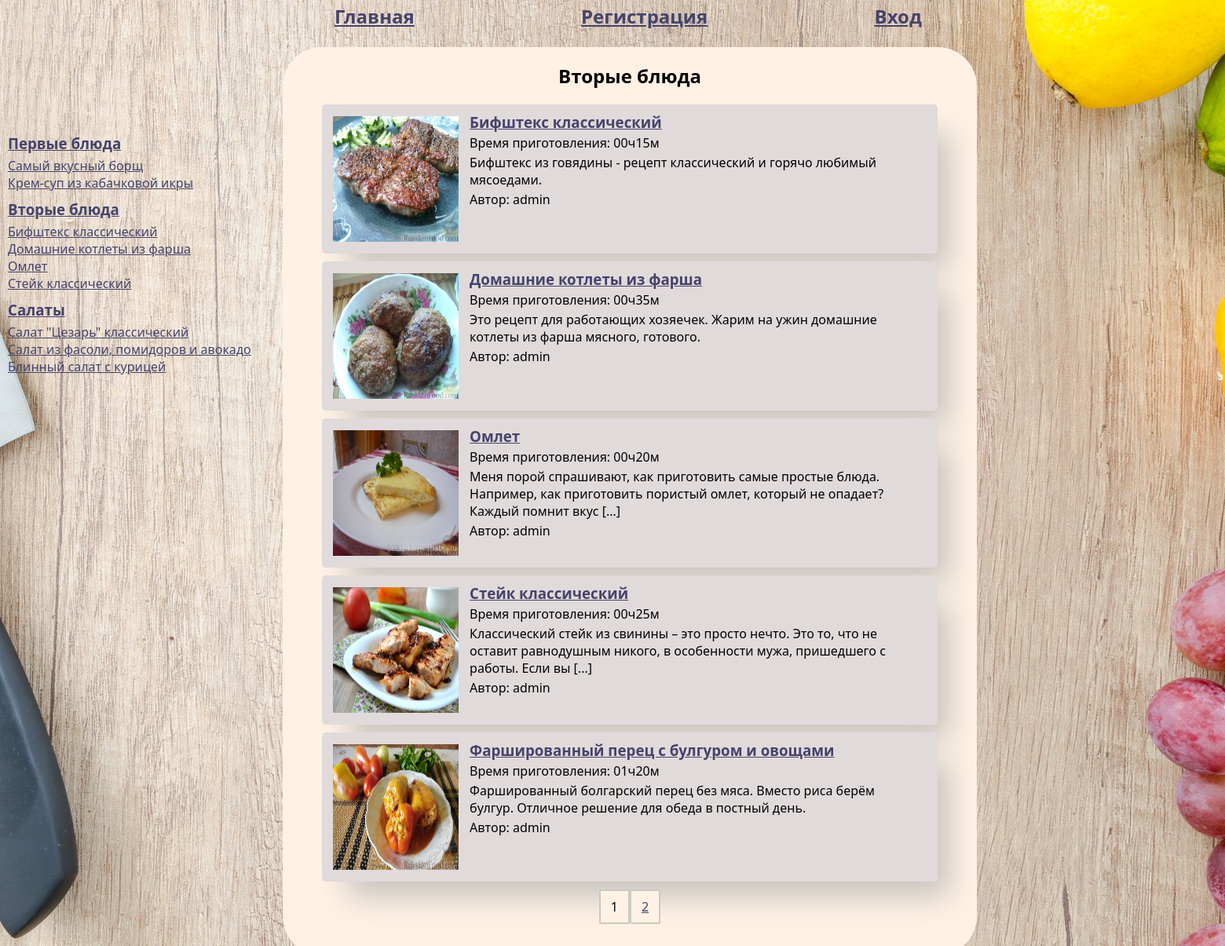
The app's page /category/2/ with its own data.
### recipe_website/models.py (models this page shows, shortened)
class Categories(models.Model):
    categories_name = models.CharField(max_length=100, unique=True)

class Recipes(models.Model):
    name_recept = models.CharField(max_length=100)
    description = models.CharField(max_length=500)
    ingredients = models.TextField(help_text='После каждого ингредиента ставьте ";" для разделения')
    cooking_steps = models.TextField(help_text='После каждого шага ставьте ";" для разделения')
    cooking_time = models.TimeField(help_text='Формат "чч:мм"')
    image = models.ImageField(upload_to='recipe_website')
    user = models.ForeignKey(User, on_delete=models.CASCADE)
    def get_description(self):
        return shorten(self.description, width=150)
    def get_time_str(self):
        return self.cooking_time.strftime('%H:%M').replace(':', 'ч') + 'м'

class Summary(models.Model):
    categories = models.ForeignKey(Categories, on_delete=models.DO_NOTHING, related_name='categories')
    recipes = models.ForeignKey(Recipes, on_delete=models.CASCADE, related_name='recipes')

### recipe_website/views.py (the view)
# urls.py: path('category/<int:pk>/', CategoriesRecipesListView.as_view(), name='categories'),
class CategoriesRecipesListView(ListView):
    template_name = 'recipe_website/category.html'
    paginate_by = 5
    def get_queryset(self, user=None, **kwargs):
        categories_request = self.kwargs['pk']
        list_recept = (Summary.objects.filter(categories=categories_request).select_related("recipes").
            prefetch_related('recipes__user').order_by('-id'))
        return list_recept
    def get_context_data(self, *args, **kwargs):
        categories_request = self.kwargs['pk']
        context = super().get_context_data(*args, **kwargs)
        context['category_name'] = ''.join(Categories.objects.filter(id=categories_request).
                                           values_list('categories_name', flat=True))
        return context

### recipe_website/context_processors.py (called while the page is built)
def categories(request):
    list_categories = Categories.objects.all()
    recipes = Recipes.objects.all()
    summary = Summary.objects.all()
    dict_categories = {(category.categories_name, category.pk): [] for category in list_categories}
    for category in list_categories:
        recipes_id = summary.filter(categories=category.pk).values_list('recipes_id', flat=True)
        dict_categories[(category.categories_name, category.pk)] = recipes.filter(id__in=recipes_id).order_by('-id')[:4]
    return {'dict_categories': dict_categories}

### recipe_website/templates/recipe_website/category.html (shortened to what this page needs)
{% extends 'recipe_website/index.html' %}
{% block right_bar %}
    <h2>{{ category_name }}</h2>
    <ul>
        {% for recept in page_obj %}
            <div class="recept">
                    <div class="recept_image">
                        <img src="{{ recept.recipes.image.url }}" alt="Фото" width="160px" height="160px">
                    </div>
                    <div class="recept_text">
                        <h3><a href="{% url 'recipe_website:recept_detail' pk=recept.recipes.pk %}">{{ recept.recipes.name_recept }}</a></h3>
                        <p>Время приготовления: {{ recept.recipes.get_time_str }}</p>
                        <p>{{ recept.recipes.get_description }}</p>
                        <p>Автор: {{ recept.recipes.user.username}}</p>
                    </div>
            </div>
        {% endfor %}
    </ul>
{% endblock %}

### recipe_website/templates/recipe_website/base.html (shortened to what this page needs)
<!DOCTYPE html>
<html lang="en">
<head>
    {% load static %}
    <link rel="stylesheet" href={% static 'static_recipe_website/style.css' %}>
</head>
<body>
    <header class="header">
        <div class="menu_header">
            <a href="{% url "recipe_website:index_page" %}"><h2>Главная</h2></a>
            {% if user.is_authenticated %}
                <a href="{% url "recipe_website:my_recept" %}"><h2>Мои рецепты</h2></a>
                <a href="{% url "recipe_website:create_recept" %}"><h2>Написать рецепт</h2></a>
                <a href="{% url "recipe_website:logout" %}"><h2>Выход</h2></a>
                 {% else %}
                <a href="{% url "recipe_website:registration" %}"><h2>Регистрация</h2></a>
                <a href="{% url "recipe_website:login" %}"><h2>Вход</h2></a>
            {% endif %}
        </div>
    </header>
    <div class="top_1">
        <div class="left_bar">
            {% block left_bar %}
                <div class="left_bar_text">
                    {% for category, recipes in dict_categories.items %}
                        <div class="category">
                            <h3><a href="{% url 'recipe_website:categories' pk=category.1 %}">{{ category.0 }}</a></h3>
                            {% for recept in recipes %}
                                <a href="{% url 'recipe_website:recept_detail' pk=recept.pk %}">{{ recept.name_recept }}</a>
                                <br>
                            {% endfor %}
                        </div>
                    {% endfor %}
                </div>
            {% endblock %}
        </div>
        <div class="right_bar">
            <div class="list_text_center">
                {% block right_bar %}
                {% endblock %}
            {% block navigation %}
                <nav class="list-pages">
                        {% for p in page_obj.paginator.page_range %}
                                {% if page_obj.paginator.num_pages == 1 %}
                                    <p class="page-num">
                                    ...
                                    </p>
                                {% elif page_obj.number == p %}
                                    <p class="page-num">{{ p }}</p>
                                {% elif p >= page_obj.number|add:-2 and p <= page_obj.number|add:2  %}
                                    <a href="?page={{ p }}"><p class="page-num page-num-selected">{{ p }}</p></a>
                                {% endif %}
                        {% endfor %}
                </nav>
            {% endblock %}
            </div>
        </div>
    </div>
</body>
</html>

### recipe_website/static/static_recipe_website/style.css (style rules this page uses)
* { margin: 0; padding: 0; }
body { margin: 0 auto; width: 1600px; background-image: url("5.jpg"); background-position: center center; background-size: cover; background-repeat: no-repeat; background-attachment: fixed; font-family: Calibri, Candara, Segoe, "Segoe UI", Optima, Arial, sans-serif; font-size: 16px; }
h2 { text-align: center; padding-bottom: 10px; }
a { color: #45436b; }
.header { margin: 0 auto; padding-bottom: 10px; height: 50px; width: 60%; }
.menu_header { height: 100%; display: flex; align-items: center; justify-content: space-around; flex-wrap: wrap; }
.top_1 { display: flex; width: 90%; }
.left_bar { width: 25%; }
.left_bar_text { margin: 110px 10px 0 10px; }
.category { margin-bottom: 10px; }
.category h3 { margin-bottom: 5px; }
.right_bar { background-color: #fff2e5; border-radius: 50px; width: 60%; padding: 10px; }
.recept { background: #e1dada; box-shadow: 24px 28px 36px -9px rgba(34, 60, 80, 0.26); min-height: 170px; border-radius: 5px; padding: 10px; margin: 10px; }
.recept_image { float: left; width: 22%; text-align: center; padding: 5px 10px 0 0; }
.recept_text { float: left; width: 75%; text-align: left; }
.recept_text p { margin-top: 3px; }
.list_text_center { margin: 10px 30px 30px; }
.list-pages { display: flex; align-items: center; justify-content: center; }
.page-num { padding: 09px 13px; border-radius: 2px; border: 2px solid #cacbbd; background-color: #fff2e5; }

### records on screen
Categories: categories_name "Первые блюда"
Recipes: name_recept "Самый вкусный борщ"
Recipes: name_recept "Крем-суп из кабачковой икры"
Categories: categories_name "Вторые блюда", categories_name "Вторые блюда"
Recipes: name_recept "Бифштекс классический"
Recipes: name_recept "Домашние котлеты из фарша"
Recipes: name_recept "Омлет"
Recipes: name_recept "Стейк классический"
Categories: categories_name "Салаты"
Recipes: name_recept "Салат \"Цезарь\" классический"
Recipes: name_recept "Салат из фасоли, помидоров и авокадо"
Recipes: name_recept "Блинный салат с курицей"
Summary: recipes.image (picture), recipes.name_recept "Бифштекс классический", recipes.get_time_str "00ч15м", recipes.get_description "Бифштекс из говядины - рецепт классический и горячо любимый мясоедами.", recipes.user.username "admin"
Summary: recipes.image (picture), recipes.name_recept "Домашние котлеты из фарша", recipes.get_time_str "00ч35м", recipes.get_description "Это рецепт для работающих хозяечек. Жарим на ужин домашние котлеты из фарша мясного, готового.", recipes.user.username "admin"
Summary: recipes.image (picture), recipes.name_recept "Омлет", recipes.get_time_str "00ч20м", recipes.get_description "Меня порой спрашивают, как приготовить самые простые блюда. Например, как приготовить пористый омлет, который не опадает? Каждый помнит вкус [...]", recipes.user.username "admin"
Summary: recipes.image (picture), recipes.name_recept "Стейк классический", recipes.get_time_str "00ч25м", recipes.get_description "Классический стейк из свинины – это просто нечто. Это то, что не оставит равнодушным никого, в особенности мужа, пришедшего с работы. Если вы [...]", recipes.user.username "admin"
Summary: recipes.image (picture), recipes.name_recept "Фаршированный перец с булгуром и овощами", recipes.get_time_str "01ч20м", recipes.get_description "Фаршированный болгарский перец без мяса. Вместо риса берём булгур. Отличное решение для обеда в постный день.", recipes.user.username "admin"

### other values on screen
{{ p }} "1"
{{ p }} "2"
